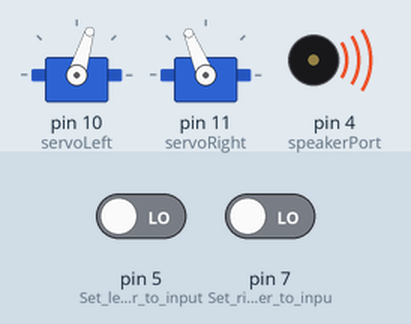
The sketch below on a simulated Arduino Uno, built with avr-gcc and run on an emulated ATmega328P. Parts: 2 × servo, buzzer (waves = sounding). The inputs (shaded band) are chosen by the test bench; at power-on: pin 5 (Set_left_whisker_to_input) LOW, pin 7 (Set_right_whisker_to_inpu) LOW.

Above: at 1.7 s.
1.8 s: pin 5 (Set_left_whisker_to_input) driven HIGH and pin 7 (Set_right_whisker_to_inpu) driven HIGH
At 2.8 s:
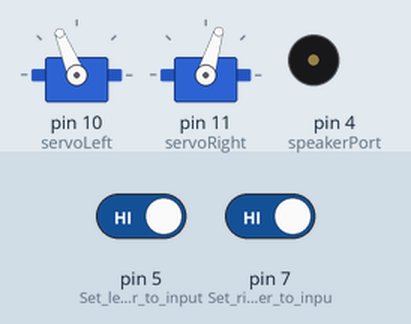
4.0 s: pin 7 (Set_right_whisker_to_inpu) driven LOW
At 5.1 s:
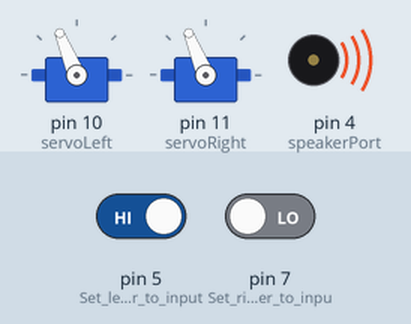
5.5 s: pin 5 (Set_left_whisker_to_input) driven LOW
At 6.9 s:
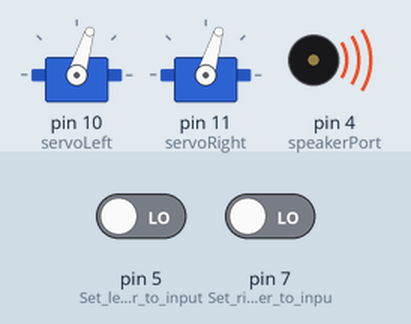
9.6 s: pin 5 (Set_left_whisker_to_input) driven HIGH
At 10.9 s:
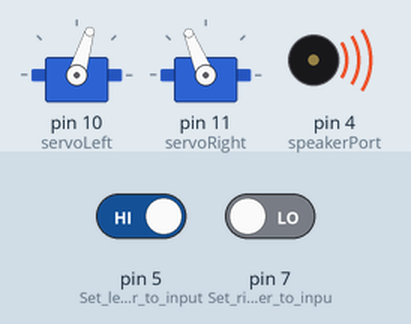
11.5 s: pin 7 (Set_right_whisker_to_inpu) driven HIGH
At 12.4 s:
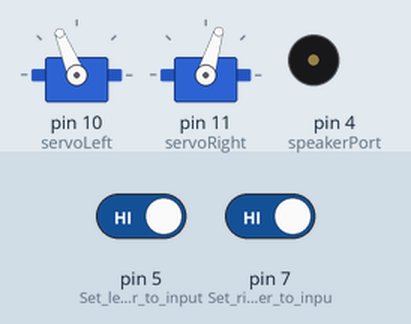
Timing chart, 0 to 14.5 s (numbered marks = the images above; inputs shaded):
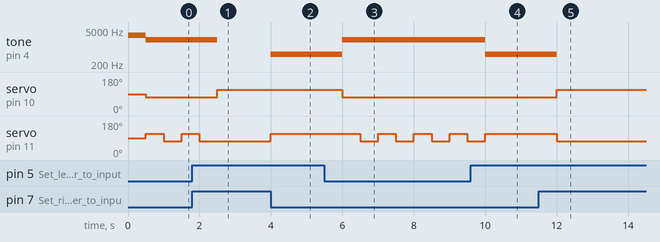

Measured:
- after the input at 1.8 s, tone on pin 4 (speakerPort): 2000 Hz → silent after 0.70 s; servo on pin 10 (servoLeft): 73° → 112° after 0.70 s; servo on pin 11 (servoRight): goes on until 2.0 s, then stays 73°
- after the input at 4.0 s, tone on pin 4 (speakerPort): silent → 500 Hz at once; servo on pin 11 (servoRight): 73° → 112° at once
- after the input at 5.5 s, tone on pin 4 (speakerPort): 500 Hz → 2000 Hz after 0.50 s; servo on pin 10 (servoLeft): 112° → 73° after 0.50 s; servo on pin 11 (servoRight): alternates 112° for 0.50 s and 73° for 0.50 s, starting after 1.0 s
- after the input at 9.6 s, tone on pin 4 (speakerPort): 2000 Hz → 500 Hz after 0.40 s; servo on pin 11 (servoRight): goes on until 10.0 s, then stays 112°
- after the input at 11.5 s, tone on pin 4 (speakerPort): 500 Hz → silent after 0.50 s; servo on pin 10 (servoLeft): 73° → 112° after 0.50 s; servo on pin 11 (servoRight): 112° → 73° after 0.50 s

The sketch:

VacuumCode_Challenge.ino
```cpp
// ShieldBot Navigation with Whiskers
// Robot plays different tones based on whether both, one, or neither of the whiskers are pressed in.
// Robot will also reverse or back up in a direction opposite to the whisker(s) touched
#include <Servo.h>

Servo servoLeft;
Servo servoRight;

#define stopServo 1500
#define forward 1700
#define reverse 1300

#define whiskerR digitalRead(7)
#define whiskerL digitalRead(5)
#define pressed 0
#define released 1

// Macros for storing speaker port
#define speakerPort 4

void setup()                                 // Built-in setup() initialization function runs once
{
  pinMode(7, INPUT);                         // Set right whisker to input pin 7
  pinMode(5, INPUT);                         // Set left whisker to input pin 5
  servoLeft.attach(10);
  servoRight.attach(11);

  tone(speakerPort, 3000, 1000);             // Play tone for 1 second
  delay(500);                               // Delay for tone to finish
}

void loop()                                  // Built-in loop repeats forever after setup() function finishes
{
  if (whiskerL == pressed && whiskerR == pressed)  // If both whiskers are pressed...
  {
    tone(speakerPort, 2000);                 // Play tone
    servoLeft.writeMicroseconds(reverse);
    servoRight.writeMicroseconds(forward);
    delay(500);
    servoLeft.writeMicroseconds(reverse);
    servoRight.writeMicroseconds(reverse);
    delay(500);
  }
  else if (whiskerL == pressed)              // If only left whisker is pressed...
    {
      tone(speakerPort, 1000);               // Play tone
      servoLeft.writeMicroseconds(reverse);
      delay(1000);
    }
  else if (whiskerR == pressed)           // If only right whisker contact...
      {
        tone(speakerPort, 500);              // Play tone
        servoRight.writeMicroseconds(forward);
      delay(1000);
      }
  else                                   // Else (no whisker is pressed)...
      {
        noTone(speakerPort);                 // Stop Playing tones
        servoLeft.writeMicroseconds(forward);
        servoRight.writeMicroseconds(reverse);
      }
    }
```
